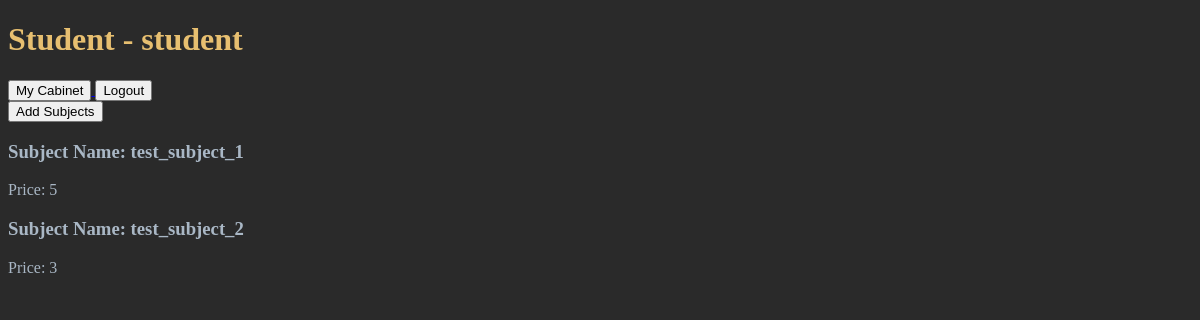
The page / (signed in) on the database as committed earlier.
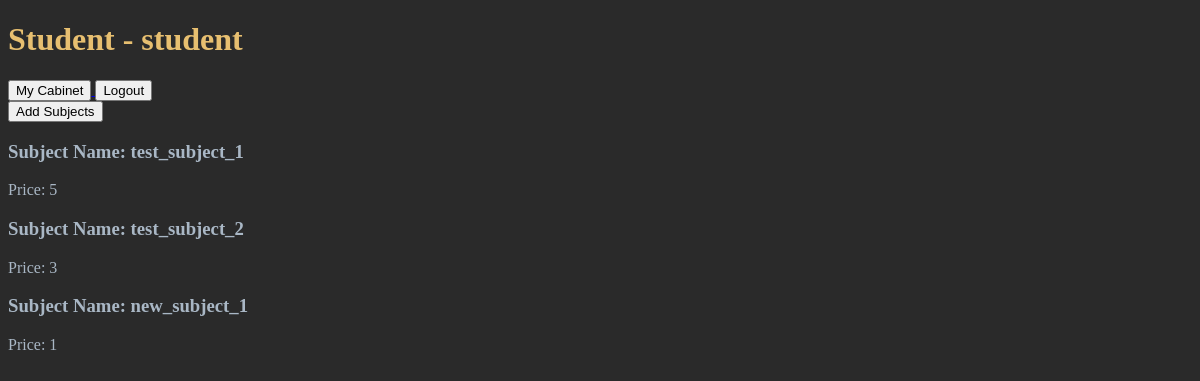
The same page on the database as committed later.
### e_journal_app/models.py (models this page shows, shortened)
class Subject(models.Model):
    title = models.CharField(max_length=50, null=False, blank=False)
    price = models.PositiveSmallIntegerField(null=False, blank=False)

### e_journal_app/views.py (the view)
# urls.py: path('', homeView, name='home'),
def homeView(request):
    thisUser = request.user
    try:
        thisStudent = Student.objects.get(user_id=thisUser) # get data from table Student
        thisUserType = 'Student'
        subjects = Subject.objects.all()
        return render(request,
                      template_name='home.html',
                      context={
                          'type': thisUserType,
                          'subjects': subjects
                      })
    except:
        thisUserType = 'Teacher'
        thisTeacher = Teacher.objects.get(user_id=request.user.id)
        subjects = thisTeacher.subject
        return render(request,
                      template_name='home.html',
                      context={
                          'type': thisUserType,
                          'subjects': subjects
                      })

### templates/home.html
{% extends 'base.html' %}
{% block content %}
    {% if not user.is_authenticated %}
        <a href="{% url 'login' %}">
            <button>
                Login
            </button>
        </a>
    {% else %}
        <h1>{{ type }} - {{ user.username }}</h1>
        <a href="{% url 'cabinet' %}">
            <button>
                My Cabinet
            </button>
        </a>
        <a href="{% url 'logout' %}">
            <button>
                Logout
            </button>
        </a>
        <br>
        <a href="{% url 'add_subjects' %}">
            <button>
                Add Subjects
            </button>
        </a>
        {% for subject in subjects.all %}
            <h3>Subject Name: {{ subject.title }}</h3>
            <p>Price: {{ subject.price }}</p>
        {% endfor %}
    {% endif %}
{% endblock content %}

### templates/base.html (shortened to what this page needs)
<!DOCTYPE html>
<html lang="en">
<head>
</head>
<body>
    {% block content %}
    {% endblock content %}
</body>
</html>

### templates/base.html (style rules this page uses)
body { background-color: #2a2a2a; color: #a9b7c5; }
h1, h2 { color: #e7bf70; }

Rows that differ between the two databases and show on the page:
added Subject: title "new_subject_1", price "1"
